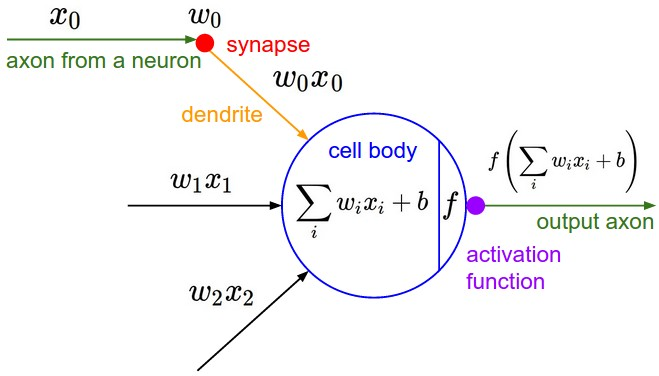
#> input picture Topics/Aneuron.png, 659 x 376 px, given in place of img.jpg, which was not available
$ jupyter execute --allow-errors ComputerVisionForBeginner.ipynb   (text cells are left out)
#> lines starting #> are read from the running program, lines starting #| are printed output that depends on the picture; after the words box and inside, x2 and y2 are one past the last pixel; in counts of white or black regions, pixels touching at a corner belong together; pictures that were not available may be replaced by others from this repository, and a replacement may not be noted
#> (a cell that did not finish here is left out)

#> (a cell that did not finish here is left out)

#> (a cell that did not finish here is left out)

#> (a cell that did not finish here is left out)

#> (a cell that did not finish here is left out)

#> (a cell that did not finish here is left out)

#> (a cell that did not finish here is left out)

[cell 8]
import matplotlib.pyplot as plt
#> (the rest of this cell did not finish here and is left out)

[cell 9]
import cv2
img = cv2.imread ('img.jpg')
#> img is the input picture: shape (376, 659, 3); mean B, G, R 247.1, 246.1, 247
y, x = 100,50

[cell 10]
(b, g, r) = img[y,x]
#> b = 255; g = 255; r = 255

[cell 11]
img[y,x]= (0,0,255)
#> img: shape (376, 659, 3); under 0.01% of pixels changed, all inside (x1, y1, x2, y2) = (50, 100, 51, 101)

[cell 12]
b, g, r
#> Out = (255, 255, 255)

[cell 13]
roi = img[y:y+100,x:x+100]
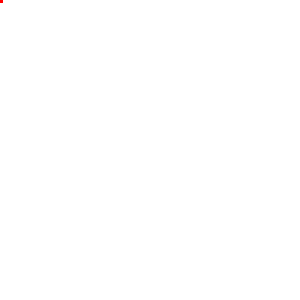
#> roi: shape (100, 100, 3) (shown 3 times larger); mean B, G, R 255, 255, 255
cv2.imshow ('image', img)
cv2.imshow('ROI', roi)

[cell 14]
roi[:,:]= (55,44,87)
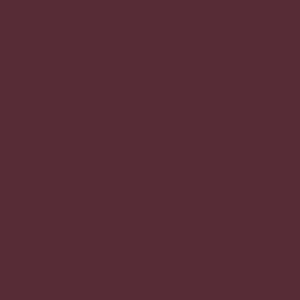
#> roi: shape (100, 100, 3) (shown 3 times larger); mean B, G, R 55, 44, 87
cv2.imshow('New image', img)
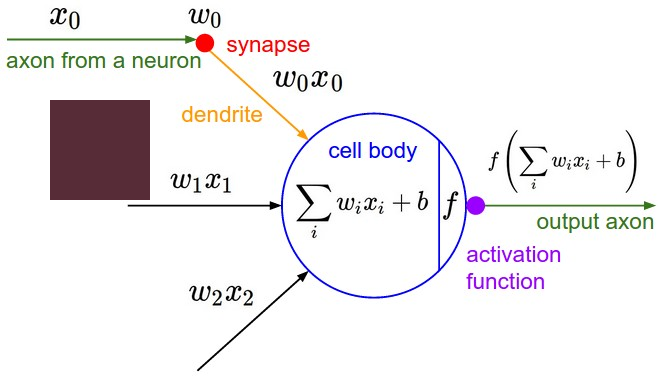
#> window 'New image': shape (376, 659, 3); mean B, G, R 239, 237.5, 240.2

[cell 15]
import numpy as np
img = cv2.imread('img.jpg')
cv2.imwrite ('edge_img.jpg', cv2.Canny (img, 512, 415))
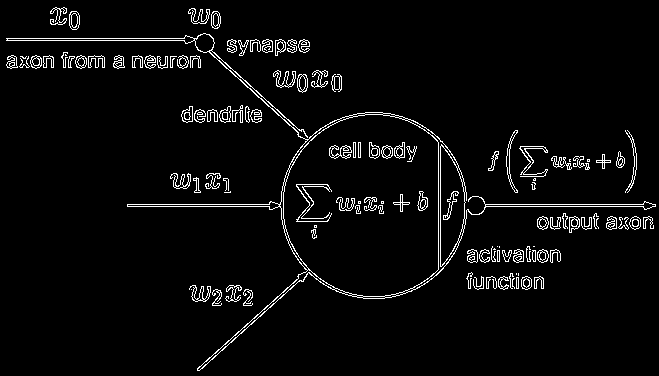
#> saved as edge_img.jpg: shape (376, 659); 4% white in thin lines or dots
cv2.imshow ('edges', cv2.imread('edge_img.jpg'))
